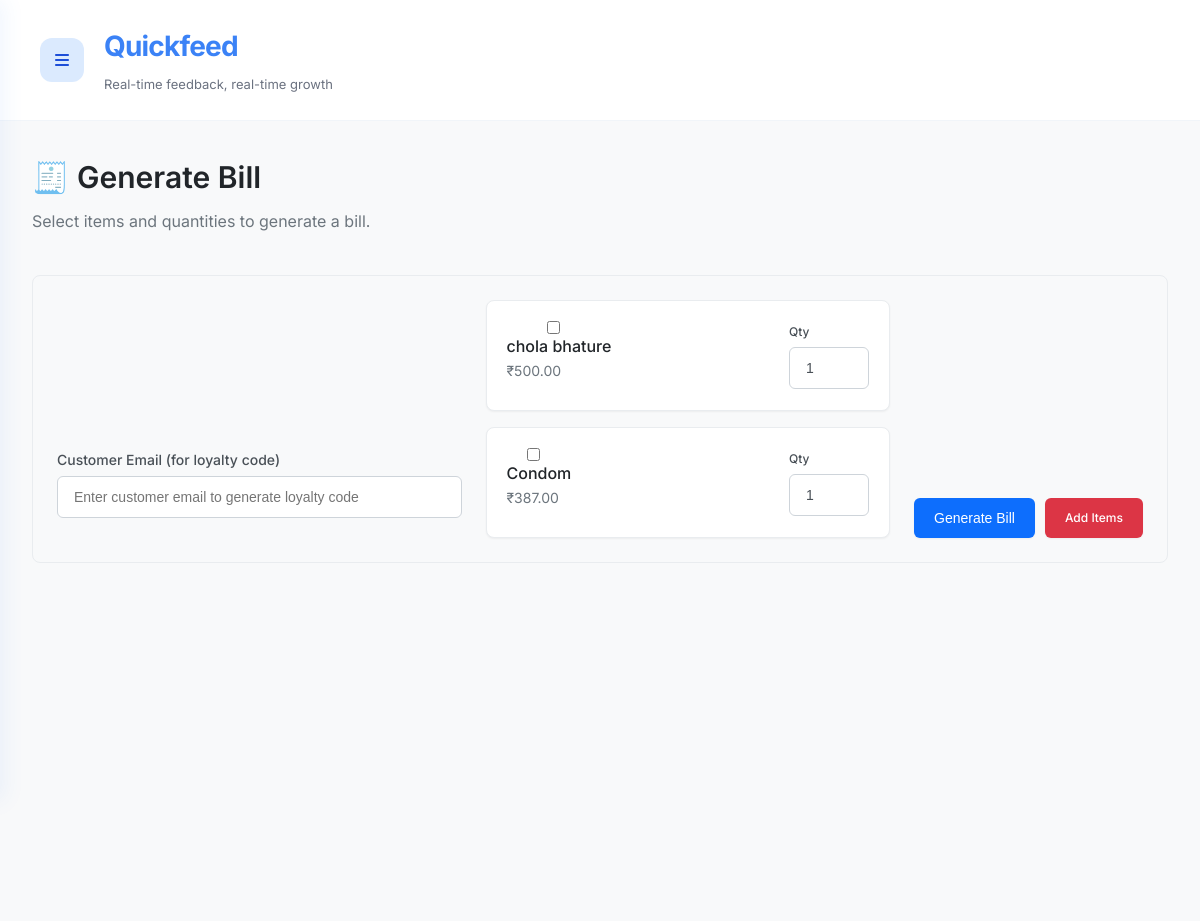
/dashboard/generate-bill (signed in), run on an earlier commit of the app's database.
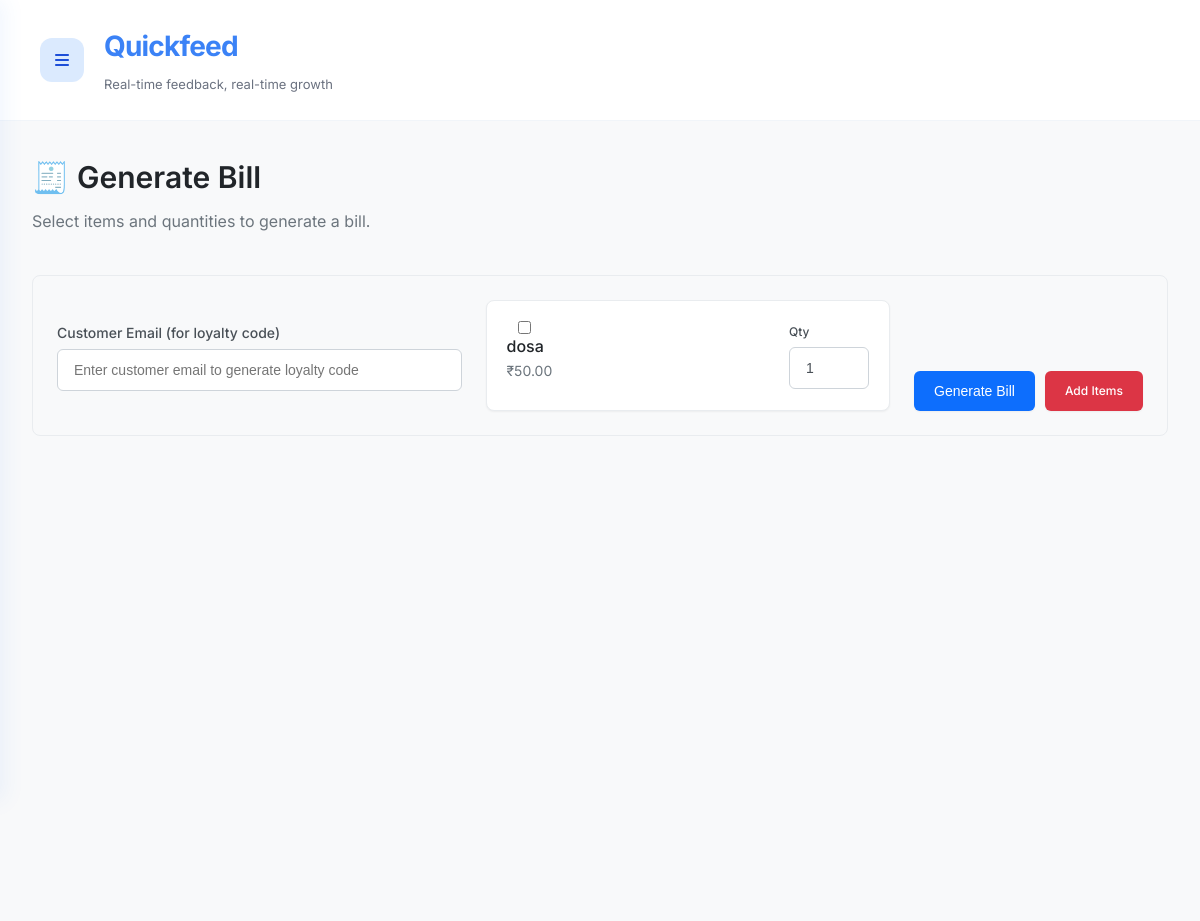
And on a later commit of the database.
### web/models.py (models this page shows)
class Item(db.Model):
    __tablename__ = 'items'
    id = db.Column(db.Integer, primary_key=True)
    shopkeeper_id = db.Column(db.Integer, db.ForeignKey('shopkeepers.id'), nullable=False)
    name = db.Column(db.String(100), nullable=False)
    price = db.Column(db.Float, nullable=False)
    shopkeeper = db.relationship('Shopkeeper', backref=db.backref('items', lazy=True))

### web/routes.py (the view, shortened to what this page needs)
    def decorated_function(*args, **kwargs):
        try:
            if not current_user.is_authenticated:
                flash('Please log in to access this page.', 'warning')
                return redirect(url_for('auth.login'))
            shopkeeper = Shopkeeper.query.get(current_user.id)
            session['shopkeeper_id'] = shopkeeper.id
            session['shopkeeper_username'] = shopkeeper.username
            session['is_shopkeeper'] = True
            return f(*args, **kwargs)
        except Exception as e:
            print(f"Error in require_shopkeeper decorator: {e}")
            flash('An error occurred while verifying your account.', 'danger')
            return redirect(url_for('auth.login'))

### web/routes.py (called while the page is built, shortened)
def require_shopkeeper(f):
    def decorated_function(*args, **kwargs):
        try:
            if not current_user.is_authenticated:
                flash('Please log in to access this page.', 'warning')
                return redirect(url_for('auth.login'))
            shopkeeper = Shopkeeper.query.get(current_user.id)
            session['shopkeeper_id'] = shopkeeper.id
            session['shopkeeper_username'] = shopkeeper.username
            session['is_shopkeeper'] = True
            return f(*args, **kwargs)
        except Exception as e:
            print(f"Error in require_shopkeeper decorator: {e}")
            flash('An error occurred while verifying your account.', 'danger')
            return redirect(url_for('auth.login'))
    decorated_function.__name__ = f.__name__
    return decorated_function

@main.route('/dashboard/generate-bill', methods=['GET', 'POST'])
@login_required
@require_shopkeeper
def generate_bill():
    items = Item.query.filter_by(shopkeeper_id=current_user.id).all()
    if request.method == 'GET':
        return render_template('generate_bill.html', items=items)

### web/templates/generate_bill.html (shortened to what this page needs)
{% extends "base.html" %}
{% block content %}
<div class="main-content">
    <header class="header">
        <div class="header-left">
            <div class="menu-toggle" onclick="toggleSidebar()">
                <i class="fas fa-bars"></i>
            </div>
            <div class="brand-logo">
                <h1>Quickfeed</h1>
                <span class="brand-tagline">Real-time feedback, real-time growth</span>
            </div>
        </div>
    </header>
    <div class="setup-container">
        <h1 class="setup-title">🧾 Generate Bill</h1>
        <p class="setup-subtitle">Select items and quantities to generate a bill.</p>
        <form id="billForm" class="item-form">
            <div class="form-group" style="margin-bottom: 20px;">
                <label for="customer_email" style="display: block; margin-bottom: 5px;">Customer Email (for loyalty
                    code)</label>
                <input type="email" name="customer_email" id="customer_email" class="form-control"
                    placeholder="Enter customer email to generate loyalty code">
            </div>
            <div class="item-list">
                {% if items %}
                {% for item in items %}
                <div class="item-card">
                    <div class="item-info">
                        <div class="form-group" style="margin-bottom: 0; display: flex; align-items: center;">
                            <input type="checkbox" class="form-check-input me-2" id="item_{{ item.id }}"
                                name="item_{{ item.id }}" onchange="toggleQty({{ item.id }})"
                                style="margin-right: 10px;">
                            <label class="form-check-label item-label" for="item_{{ item.id }}"
                                style="margin-right: auto;">
                                <div class="item-name">{{ item.name }}</div>
                                <div class="item-price">₹{{ '%.2f'|format(item.price) }}</div>
                            </label>
                        </div>
                    </div>
                    <div class="form-group" style="margin-bottom: 0;">
                        <label for="qty_{{ item.id }}" style="font-size: 12px; margin-bottom: 5px;">Qty</label>
                        <input type="number" name="qty_{{ item.id }}" id="qty_{{ item.id }}"
                            class="form-control qty-input" min="1" value="1" disabled style="width: 80px;">
                    </div>
                </div>
                {% endfor %}
                {% endif %}
            </div>
            {% if items %}
            <div style="margin-top: 20px; display: flex; gap: 10px;">
                <button type="submit" class="btn-add" id="generateBillBtn">Generate Bill</button>
                <a href="{{ url_for('main.item_setup') }}" class="btn-delete"
                    style="text-decoration: none; display: inline-block; text-align: center; padding: 10px 20px;">Add
                    Items</a>
            </div>
            {% endif %}
        </form>
    </div>
</div>
{% endblock %}

### web/templates/base.html (shortened to what this page needs)
<!DOCTYPE html>
<html lang="en">
<head>
    <link rel="stylesheet" href="{{ url_for('static', filename='style.css') }}">
    <link rel="stylesheet" href="{{ url_for('static', filename='auth.css') }}">
    <link rel="stylesheet" href="{{ url_for('static', filename='setup.css') }}">
    <link rel="stylesheet" href="{{ url_for('static', filename='dashboard.css') }}">
    <link rel="stylesheet" href="{{ url_for('static', filename='all_feedback.css') }}">
    <link rel="stylesheet" href="https://cdnjs.cloudflare.com/ajax/libs/font-awesome/6.0.0/css/all.min.css">
</head>
<body>
    <main>
        {% block content %}{% endblock %}
    </main>
</body>
</html>

### web/static/style.css (style rules this page uses)
* { margin: 0; padding: 0; box-sizing: border-box; }
body { font-family: 'Inter', sans-serif; background: #f9f7f6; color: #111; }

### web/static/auth.css (style rules this page uses)
.form-group { margin-bottom: 1.5rem; }
.form-group label { display: block; margin-bottom: 0.5rem; font-weight: 500; color: #2d3748; font-size: 0.9rem; }

### web/static/setup.css (style rules this page uses)
.setup-container { width: 100%; min-height: 100vh; margin: 0; padding: 2rem; background: #f8f9fa; position: relative; }
.setup-title { font-size: 1.875rem; font-weight: 600; margin-bottom: 0.5rem; color: #212529; text-align: left; }
.setup-subtitle { font-size: 1rem; color: #6c757d; margin-bottom: 2.5rem; text-align: left; font-weight: 400; }
.item-form { display: grid; grid-template-columns: 1fr 1fr auto; gap: 1.5rem; margin-bottom: 2.5rem; align-items: end; padding: 1.5rem; background: #f8f9fa; border-radius: 8px; border: 1px solid #e9ecef; }
.form-group { display: flex; flex-direction: column; }
.form-group label { font-size: 0.875rem; font-weight: 500; margin-bottom: 0.5rem; color: #495057; }
.form-group input { padding: 0.75rem 1rem; border-radius: 6px; border: 1px solid #ced4da; font-size: 0.875rem; transition: all 0.2s ease; background: white; color: #495057; }
.btn-add { background: #0d6efd; color: white; border: none; padding: 0.75rem 1.25rem; border-radius: 6px; font-weight: 500; cursor: pointer; transition: all 0.2s ease; font-size: 0.875rem; box-shadow: 0 1px 2px rgba(0, 0, 0, 0.05); }
.item-list { display: flex; flex-direction: column; gap: 1rem; }
.item-card { display: flex; justify-content: space-between; align-items: center; background: white; padding: 1.25rem; border-radius: 8px; border: 1px solid #e9ecef; box-shadow: 0 1px 2px rgba(0, 0, 0, 0.05); transition: all 0.2s ease; }
.item-info { display: flex; flex-direction: column; gap: 0.25rem; }
.item-name { font-weight: 500; font-size: 1rem; color: #212529; }
.item-price { color: #6c757d; font-size: 0.875rem; font-weight: 400; }
.item-price::before { color: #0d6efd; font-weight: 500; }
.btn-delete { background: #dc3545; color: white; border: none; padding: 0.5rem 0.875rem; border-radius: 6px; cursor: pointer; transition: all 0.2s ease; font-weight: 500; font-size: 0.75rem; box-shadow: 0 1px 2px rgba(0, 0, 0, 0.05); }

### web/static/dashboard.css (style rules this page uses)
* { margin: 0; padding: 0; box-sizing: border-box; }
body { font-family: 'Inter', -apple-system, BlinkMacSystemFont, 'Segoe UI', sans-serif; background-color: #ffffff; color: #1a1a1a; line-height: 1.6; font-weight: 400; }
.main-content { background: #FAF9F6; min-height: 100vh; }
.header { display: flex; justify-content: space-between; align-items: center; padding: 24px 40px; background: white; border-bottom: 1px solid #f1f5f9; position: sticky; top: 0; z-index: 100; }
.header-left { display: flex; align-items: center; gap: 20px; }
.menu-toggle { width: 44px; height: 44px; background: #dbeafe; border-radius: 12px; display: flex; align-items: center; justify-content: center; color: #1d4ed8; cursor: pointer; transition: all 0.2s ease; font-size: 16px; }
.brand-logo h1 { font-size: 28px; font-weight: 700; color: #3b82f6; letter-spacing: -0.8px; margin-bottom: 2px; }
.brand-tagline { font-size: 13px; color: #6b7280; font-weight: 400; }

What changed in the data, as far as the page shows it:
removed Item: name "Condom", price "387.00"
changed Item id 1: name "chola bhature" → "dosa"; price "500.00" → "50.00"
